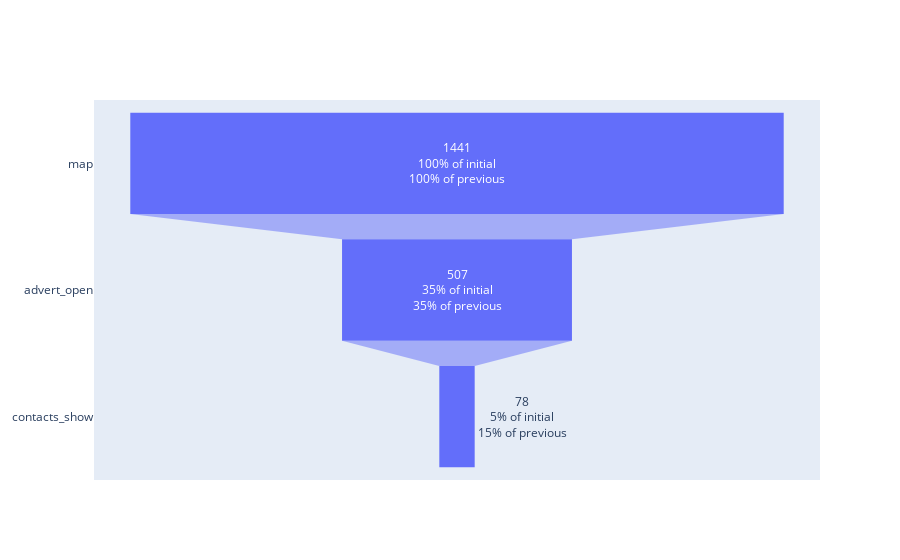

Source (notebook cell):
### Markdown cell above
Построим продуктовую воронку, содержащую события ['map' 'advert_open' 'contacts_show'], и проанализируем, сколько пользователей доходят до каждого ее этапа.

### Code cell
funnel_func(data, ['map', 'advert_open', 'contacts_show'])

### Figure 1 — Plotly figure (JSON) as saved in the notebook; plotly's stock layout.template omitted (floating-point values rounded to 4 significant figures)
{"data": [{"textinfo": "value+percent initial+percent previous", "type": "funnel", "x": [1441, 507, 78], "y": ["map", "advert_open", "contacts_show"]}], "layout": {}}
